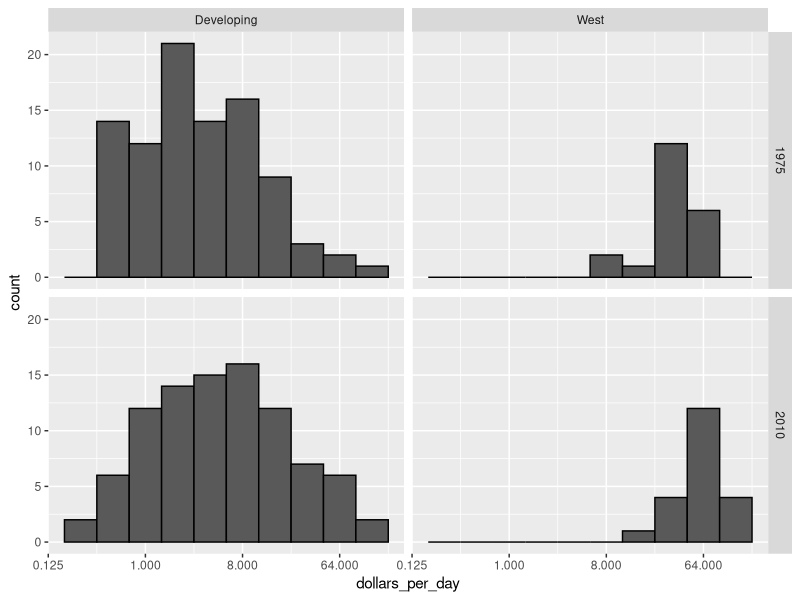

Generate this figure with R:
library(dslabs)
library(tidyverse)
library(ggplot2)
library(ggrepel)
library(dplyr)
library(gridExtra)
data("gapminder")

gapminder <- gapminder%>%
  mutate(dollars_per_day=gdp/population/365)

west <- c("Northern Europe", "Western Europe", "Southern Europe", "Northern America", "Australia and New Zealand")

country_list1 <- gapminder %>%
  filter(year==1975 & !is.na(dollars_per_day)) %>%
  .$country

country_list2 <- gapminder %>%
  filter(year==2010 & !is.na(dollars_per_day)) %>%
  .$country

country_list <- intersect(country_list1, country_list2)
country_list

gapminder %>%
  filter(year %in% c(1975,2010) & country %in% country_list) %>%
  mutate(group = ifelse(region %in% west, "West", "Developing")) %>%
  ggplot(aes(dollars_per_day)) +
  geom_histogram(binwidth = 1,color="black") +
  scale_x_continuous(trans = "log2") +
  facet_grid(year~group)

  
